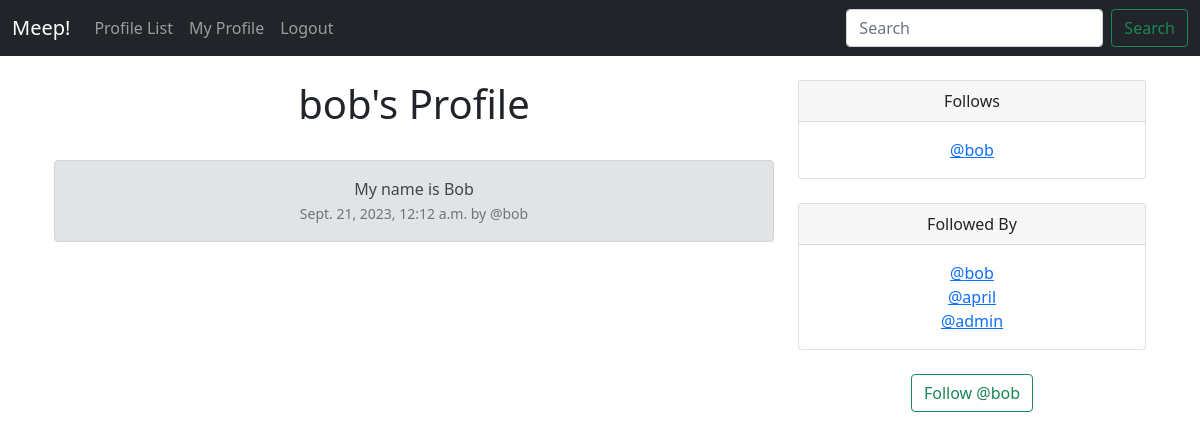
The app's page /profile/4 (signed in) with its own data.
### social/models.py (models this page shows, shortened)
class Profile(models.Model):
    user = models.OneToOneField(User, on_delete=models.CASCADE)
    follows = models.ManyToManyField(
        "self",
        related_name="followed_by",
        symmetrical=False,  # if you follow someone they're NOT required to follow you back
        blank=True,  # you're not required to follow anyone
    )
    date_modified = models.DateTimeField(User, auto_now=True)
    def __str__(self):
        return self.user.username

class Meep(models.Model):
    user = models.ForeignKey(User, related_name="meeps", on_delete=models.DO_NOTHING)
    body = models.CharField(max_length=200)
    created_at = models.DateTimeField(auto_now_add=True)

### social/views.py (the view, shortened to what this page needs)
# urls.py: path("profile/<int:pk>", views.profile, name="profile"),
def profile(request, pk):
    if request.user.is_authenticated:
        profile = Profile.objects.get(user_id=pk)
        meeps = Meep.objects.filter(user_id=pk).order_by("-created_at")
        return render(request, "profile.html", {"profile": profile, "meeps": meeps})
    else:
        messages.success(request, ("You must be logged in to view this page"))
        return redirect("home")

### social/templates/profile.html (shortened to what this page needs)
{% extends 'base.html' %}
{% block content %}
{% if profile %}
<div class="container text-center">
    <div class="row">
        <div class="col-8">
            <h1>{{ profile.user.username }}'s Profile</h1>
            <br />
            {% if meeps %}
            {% for meep in meeps %}
            <div class="alert alert-secondary" role="alert">
                {{ meep.body }} <br />
                <small class="text-muted">
                    {{ meep.created_at }} by @{{ meep.user.username }}
                </small>
            </div>
            {% endfor %}
            {% endif %}
        </div>
        <div class="col-4">
            <div class="card">
                <div class="card-header">
                    Follows
                </div>
                <div class="card-body">
                    {% for following in profile.follows.all %}
                    <a href="{% url 'profile' following.user.id %}">@{{ following }}</a><br />
                    {% endfor %}
                </div>
            </div>
            <br />
            <div class="card">
                <div class="card-header">
                    Followed By
                </div>
                <div class="card-body">
                    {% for following in profile.followed_by.all %}
                    <a href="{% url 'profile' following.user.id %}">@{{ following }}</a><br />
                    {% endfor %}
                </div>
            </div>
            <br />
            <form method="POST">
                {% if profile in user.profile.follows.all %}
                <button type="submit" class="btn btn-outline-danger" name="follow" value="unfollow">
                    Unfollow @{{ profile.user.username|lower }}
                </button>
                {% else %}
                <button type="submit" class="btn btn-outline-success" name="follow" value="follow">
                    Follow @{{ profile.user.username|lower }}
                </button>
                {% endif %}
            </form>
            <br />
        </div>
    </div>
</div>
{% endif %}
{% endblock %}

### records on screen
Profile: user.username "bob"
Meep: body "My name is Bob", created_at "Sept. 21, 2023, 12:12 a.m.", user.username "bob"
Profile: user.username "april"
Profile: user.username "admin"
